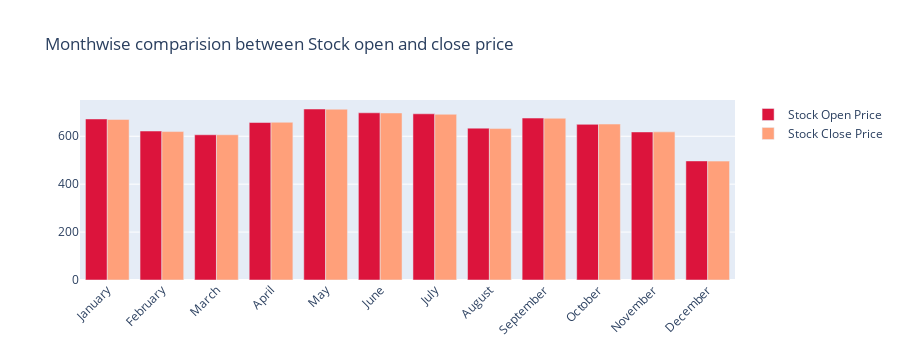

This figure's notebook cell:
### Code cell
fig = go.Figure()

fig.add_trace(go.Bar(
    x=monthvise.index,
    y=monthvise['open'],
    name='Stock Open Price',
    marker_color='crimson'
))
fig.add_trace(go.Bar(
    x=monthvise.index,
    y=monthvise['close'],
    name='Stock Close Price',
    marker_color='lightsalmon'
))

fig.update_layout(barmode='group', xaxis_tickangle=-45, 
                  title='Monthwise comparision between Stock open and close price')
fig.show()

### Figure 1 — Plotly figure (JSON) as saved in the notebook; plotly's stock layout.template omitted (floating-point values rounded to 4 significant figures)
{"data": [{"marker": {"color": "crimson"}, "name": "Stock Open Price", "type": "bar", "x": ["January", "February", "March", "April", "May", "June", "July", "August", "September", "October", "November", "December"], "y": [672.2, 621.8, 606.2, 657.3, 713.8, 697.9, 693.7, 633.9, 675.9, 649.7, 617.9, 497.0]}, {"marker": {"color": "lightsalmon"}, "name": "Stock Close Price", "type": "bar", "x": ["January", "February", "March", "April", "May", "June", "July", "August", "September", "October", "November", "December"], "y": [670.4, 619.5, 606.3, 658.3, 713.0, 697.1, 691.7, 632.0, 675.1, 650.9, 618.4, 496.2]}], "layout": {"barmode": "group", "height": 360, "title": {"text": "Monthwise comparision between Stock open and close price"}, "xaxis": {"autorange": true, "range": [-0.5, 11.5], "tickangle": -45, "type": "category"}, "yaxis": {"autorange": true, "range": [0, 751.3], "type": "linear"}}}
